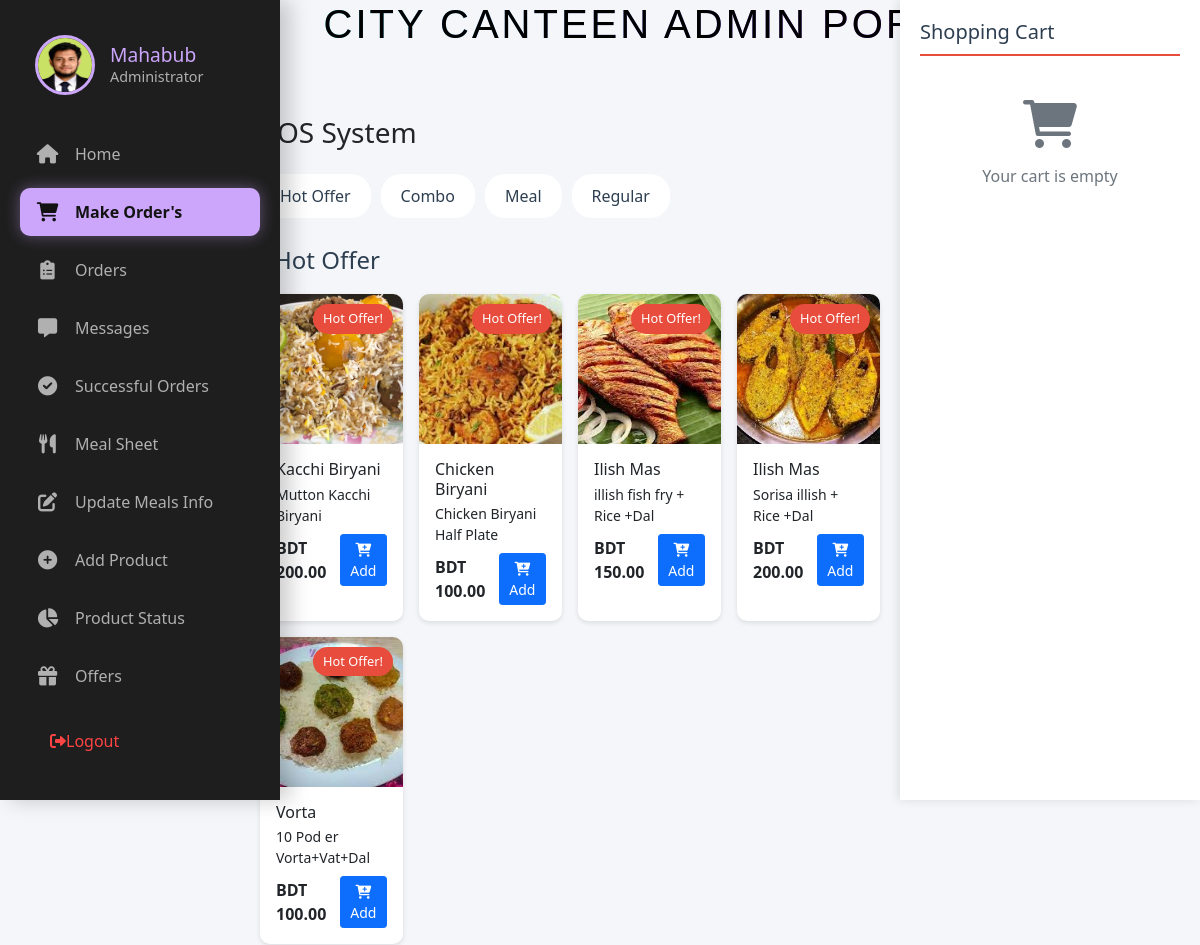
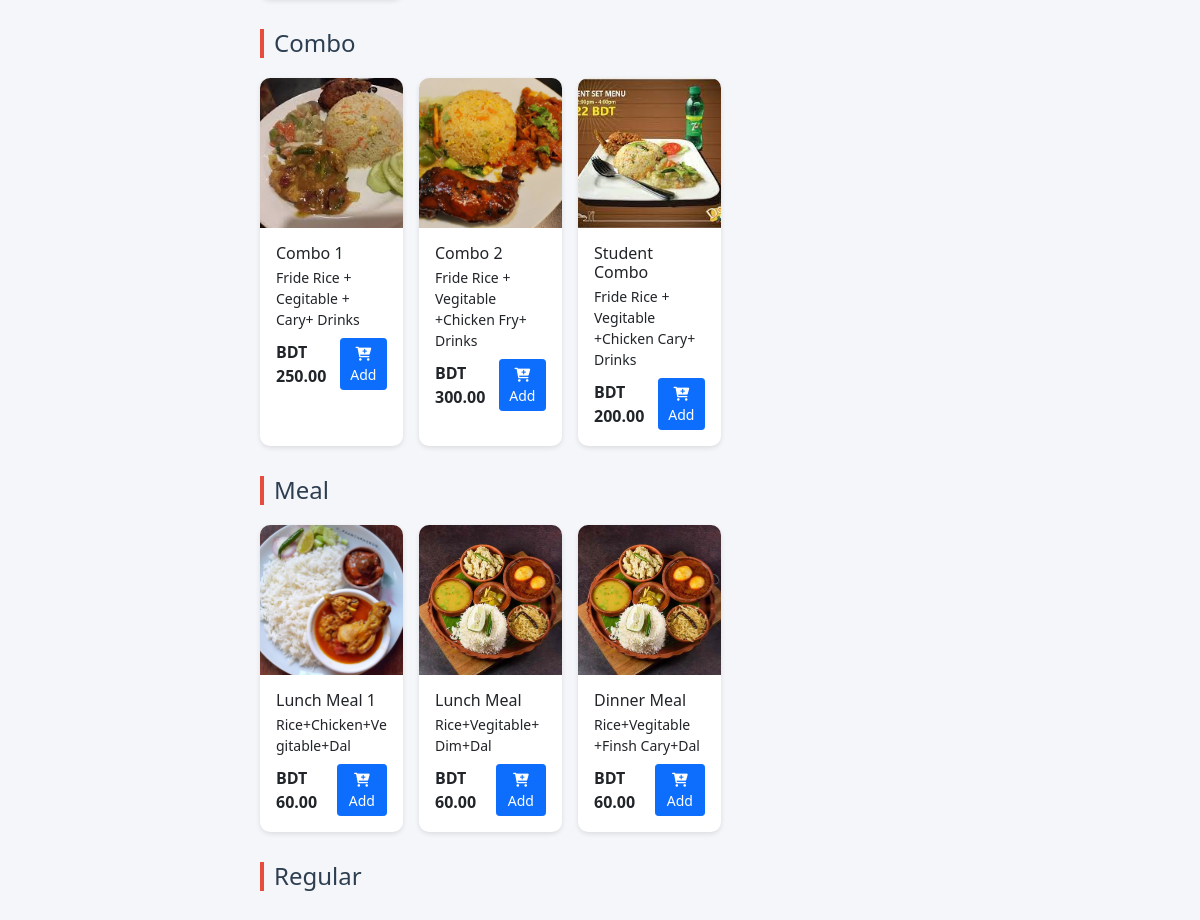
Page /model/admin_order.php (signed in) on the committed database (2 pictures, top to bottom).
### tables this page shows
CREATE TABLE `products` (
  `id` int(11) NOT NULL,
  `catagorey` varchar(100) DEFAULT NULL,
  `product_name` varchar(100) NOT NULL,
  `product_details` varchar(200) DEFAULT NULL,
  `price` decimal(10,2) NOT NULL,
  `product_image` varchar(255) DEFAULT NULL,
  `Active` int(10) NOT NULL DEFAULT 0
);

### model/admin_order.php (the view, shortened to what this page needs)
<?php
require_once '../db/db.php';
require_once '../menu/adminmenu.php';
$createTableSQL = "
    CREATE TABLE IF NOT EXISTS guest_customer (
        id INT(11) NOT NULL AUTO_INCREMENT PRIMARY KEY,
        customer_name VARCHAR(255) NOT NULL,
        phone_number VARCHAR(20) NOT NULL,
        total_orders INT DEFAULT 0,
        total_spent DECIMAL(10,2) DEFAULT 0.00,
        last_order_date DATETIME DEFAULT NULL,
        order_details JSON DEFAULT NULL,
        created_at TIMESTAMP DEFAULT CURRENT_TIMESTAMP
    )";
$conn->query($createTableSQL);
$categories = ['Hot Offer', 'Combo', 'Meal', 'Regular'];
$products_by_category = [];
foreach ($categories as $category) {
    $sql = "SELECT * FROM products WHERE catagorey = '$category' AND Active = 1";
    $result = $conn->query($sql);
    $products_by_category[$category] = $result->fetch_all(MYSQLI_ASSOC);
}
?>
<!DOCTYPE html>
<html lang="en">
<head>
    <link href="https://cdn.jsdelivr.net/npm/bootstrap@5.1.3/dist/css/bootstrap.min.css" rel="stylesheet">
    <link href="https://cdnjs.cloudflare.com/ajax/libs/font-awesome/6.0.0/css/all.min.css" rel="stylesheet">
</head>
<body>
<div class="main-content">
    <h3 class="mb-4">POS System</h3>
    <div class="category-tabs d-flex flex-wrap">
        <?php foreach($categories as $category): ?>
            <div class="category-tab mb-2" onclick="scrollToCategory('<?php echo $category; ?>')">
                <?php echo $category; ?>
            </div>
        <?php endforeach; ?>
    </div>
    <?php foreach($categories as $category): ?>
        <div id="<?php echo $category; ?>" class="category-section">
            <h4 class="category-title"><?php echo $category; ?></h4>
            <div class="row g-3">
                <?php foreach($products_by_category[$category] as $product): ?>
                    <div class="col-md-3">
                        <div class="card product-card">
                            <?php if($category === 'Hot Offer'): ?>
                                <span class="hot-offer-badge">Hot Offer!</span>
                            <?php endif; ?>
                            <img src="<?php echo htmlspecialchars($product['product_image']); ?>"
                                 class="card-img-top product-image"
                                 alt="<?php echo htmlspecialchars($product['product_name']); ?>">
                            <div class="card-body p-3">
                                <h6 class="card-title mb-1"><?php echo htmlspecialchars($product['product_name']); ?></h6>
                                <p class="card-text small mb-2"><?php echo htmlspecialchars($product['product_details']); ?></p>
                                <div class="d-flex justify-content-between align-items-center">
                                    <span class="fw-bold">BDT <?php echo number_format($product['price'], 2); ?></span>
                                    <form method="POST" class="d-inline">
                                        <button type="submit" class="btn btn-sm btn-primary">
                                            <i class="fas fa-cart-plus"></i> Add
                                        </button>
                                    </form>
                                </div>
                            </div>
                        </div>
                    </div>
                <?php endforeach; ?>
            </div>
        </div>
    <?php endforeach; ?>
</div>
<div class="cart-sidebar">
    <h5 class="cart-title">Shopping Cart</h5>
    <?php if(empty($_SESSION['cart'])): ?>
        <div class="text-center py-4">
            <i class="fas fa-shopping-cart fa-3x text-muted mb-3"></i>
            <p class="text-muted">Your cart is empty</p>
        </div>
    <?php endif; ?>
</div>
</body>
</html>

### menu/adminmenu.php (shortened to what this page needs)
<?php
$admin_id = $_SESSION["user_id"] ?? null;
require_once '../db/db.php';
$admin_query = "SELECT name, profile_picture FROM admins WHERE id = ?";
$stmt = mysqli_prepare($conn, $admin_query);
mysqli_stmt_bind_param($stmt, "i", $admin_id);
mysqli_stmt_execute($stmt);
$admin_result = mysqli_stmt_get_result($stmt);
$admin = mysqli_fetch_assoc($admin_result);
?>
<!DOCTYPE html>
<html lang="en">
<head>
    <link href="https://cdn.jsdelivr.net/npm/bootstrap@5.3.0/dist/css/bootstrap.min.css" rel="stylesheet">
    <link href="https://cdnjs.cloudflare.com/ajax/libs/font-awesome/6.0.0-beta3/css/all.min.css" rel="stylesheet">
</head>
<body>
    <h1>City Canteen Admin Portal</h1>
    <aside class="sidebar">
        <div class="admin-profile">
            <?php if(!empty($admin['profile_picture'])): ?>
                <img src="<?php echo htmlspecialchars($admin['profile_picture']); ?>" alt="Admin Profile">
            <?php else: ?>
                <img src="default-avatar.png" alt="Default Profile">
            <?php endif; ?>
            <div class="admin-profile-info">
                <h3><?php echo htmlspecialchars($admin['name']); ?></h3>
                <p>Administrator</p>
            </div>
        </div>
        <ul class="nav-menu">
            <li>
                <a href="admin.php" class="<?php echo (basename($_SERVER['PHP_SELF']) == 'admin.php') ? 'active' : ''; ?>">
                    <i class="fa fa-home"></i>
                    Home
                </a>
            </li>
            <li>
                <a href="admin_order.php" class="<?php echo (basename($_SERVER['PHP_SELF']) == 'admin_order.php') ? 'active' : ''; ?>">
                <i class="fas fa-shopping-cart"></i> Make Order's
                </a>
            </li>
            <li>
                <a href="orders.php" class="<?php echo (basename($_SERVER['PHP_SELF']) == 'orders.php') ? 'active' : ''; ?>">
                    <i class="fas fa-clipboard-list"></i>
                    Orders
                </a>
            </li>
             <li>
                <a href="message_management.php" class="<?php echo (basename($_SERVER['PHP_SELF']) == 'message_management.php') ? 'active' : ''; ?>">
                    <i class="fa-solid fa-message"></i>
                    Messages
                </a>
            </li>
            <li>
                <a href="order_success.php" class="<?php echo (basename($_SERVER['PHP_SELF']) == 'order_success.php') ? 'active' : ''; ?>">
                    <i class="fas fa-check-circle"></i>
                    Successful Orders
                </a>
            </li>
            <li>
                <a href="meal-sheet.php" class="<?php echo (basename($_SERVER['PHP_SELF']) == 'meal-sheet.php') ? 'active' : ''; ?>">
                    <i class="fas fa-utensils"></i>
                    Meal Sheet
                </a>
            </li>
            <li>
                <a href="meal_update.php" class="<?php echo (basename($_SERVER['PHP_SELF']) == 'meal_update.php') ? 'active' : ''; ?>">
                    <i class="fas fa-edit"></i>
                    Update Meals Info
                </a>
            </li>
            <li>
                <a href="add_product.php" class="<?php echo (basename($_SERVER['PHP_SELF']) == 'add_product.php') ? 'active' : ''; ?>">
                    <i class="fas fa-plus-circle"></i>
                    Add Product
                </a>
            </li>
            <li>
                <a href="active_status.php" class="<?php echo (basename($_SERVER['PHP_SELF']) == 'active_status.php') ? 'active' : ''; ?>">
                    <i class="fas fa-chart-pie"></i>
                    Product Status
                </a>
            </li>
            <li>
                <a href="create_offer.php" class="<?php echo (basename($_SERVER['PHP_SELF']) == 'create_offer.php') ? 'active' : ''; ?>">
                    <i class="fa fa-gift"></i>
                    Offers
                </a>
            </li>
            <li>
                <a href="../model/admin_profile.php" class="<?php echo (basename($_SERVER['PHP_SELF']) == 'admin_profile.php') ? 'active' : ''; ?>">
                </a>
            </li>
        </ul>
        <div class="logout-btn">
            <a href="../model/logout.php">
                <i class="fas fa-sign-out-alt"></i>
                Logout
            </a>
        </div>
    </aside>
    <main class="content">
    </main>
</body>
</html>

### menu/adminmenu.php (style rules this page uses)
:root { --bg-primary: #121212; --bg-secondary: #1e1e1e; --text-primary: #ffffff; --text-secondary: #b0b0b0; --accent-primary: rgb(204, 166, 251); --accent-secondary: #03dac6; --error-color: #ff4444; }
* { margin: 0; padding: 0; box-sizing: border-box; }
body { font-family: 'Inter', 'Segoe UI', sans-serif; background-color: var(--bg-primary); color: var(--text-primary); line-height: 1.6; overflow-x: hidden; }
.sidebar { position: fixed; left: 0; top: 0; height: 100vh; width: 280px; background-color: var(--bg-secondary); padding: 20px; transition: transform 0.3s ease; z-index: 1000; box-shadow: 10px 0 20px rgba(0,0,0,0.2); overflow-y: auto; }
.admin-profile { position: sticky; top: 0; background: var(--bg-secondary); z-index: 10; padding: 15px; border-radius: 12px; margin-bottom: 20px; display: flex; align-items: center; transition: background 0.3s ease; }
.admin-profile img { width: 60px; height: 60px; border-radius: 50%; margin-right: 15px; border: 3px solid var(--accent-primary); }
.admin-profile-info { flex-grow: 1; }
.admin-profile-info h3 { margin: 0; font-size: 1.2rem; color: var(--accent-primary); }
.admin-profile-info p { margin: 0; color: var(--text-secondary); font-size: 0.9rem; }
.nav-menu { list-style: none; padding: 0; }
.nav-menu li { margin-bottom: 10px; }
.nav-menu a { display: flex; align-items: center; color: var(--text-secondary); text-decoration: none; padding: 12px 15px; border-radius: 10px; transition: all 0.3s ease; position: relative; }
.nav-menu a.active { background: var(--accent-primary); color: var(--bg-primary); font-weight: bold; box-shadow: 0 0 15px rgba(204, 166, 251, 0.4); }
.nav-menu a i { margin-right: 15px; font-size: 1.2rem; width: 25px; text-align: center; }
.logout-btn { position: sticky; bottom: 0; background: var(--bg-secondary); padding: 15px; margin-top: 25px; }
.logout-btn a { display: flex; align-items: center; color: #ff4444; text-decoration: none; padding: 12px 15px; border-radius: 5px; transition: all 0.3s ease; }
.content { margin-left: 280px; padding: 20px; transition: margin-left 0.3s ease; }
h1 { font-family: 'Arial', sans-serif; font-size: 3rem; color: #00ffea; text-align: center; text-transform: uppercase; letter-spacing: 3px; animation: glow 2s infinite alternate, float 4s infinite ease-in-out; background: linear-gradient(90deg, #00ffea, #ff00ff, #00ffea); background-size: 200% 200%; -webkit-background-clip: text; color: transparent; position: relative; overflow: hidden; margin-left: 10%; margin-top:2%; }

### model/admin_order.php (style rules this page uses)
:root { --primary-color: #2c3e50; --secondary-color: #34495e; --accent-color: #e74c3c; }
body { background-color: #f5f6fa; }
.main-content { margin-left: 20%; margin-right: 300px; padding: 20px; }
.category-section { margin-bottom: 30px; }
.category-title { color: var(--primary-color); border-left: 4px solid var(--accent-color); padding-left: 10px; margin-bottom: 20px; }
.product-card { transition: all 0.3s ease; height: 100%; border: none; border-radius: 10px; box-shadow: 0 2px 5px rgba(0,0,0,0.1); }
.product-image { height: 150px; object-fit: cover; border-top-left-radius: 10px; border-top-right-radius: 10px; }
.cart-sidebar { position: fixed; right: 0; top: 0; width: 300px; height: 100vh; background: white; box-shadow: -2px 0 10px rgba(0,0,0,0.1); padding: 20px; overflow-y: auto; }
.cart-title { color: var(--primary-color); border-bottom: 2px solid var(--accent-color); padding-bottom: 10px; margin-bottom: 20px; }
.hot-offer-badge { position: absolute; top: 10px; right: 10px; background-color: var(--accent-color); color: white; padding: 5px 10px; border-radius: 15px; font-size: 0.8rem; }
.category-tabs { margin-bottom: 20px; }
.category-tab { padding: 10px 20px; margin-right: 10px; border-radius: 20px; background-color: #fff; color: var(--primary-color); cursor: pointer; transition: all 0.3s ease; }
h1 { color:black; top: 2%; font-weight: 600px; }

### rows in the picture
products: shows "Hot Offer!", product_image (picture), product_name "Kacchi Biryani", product_details "Mutton Kacchi Biryani", price "200.00"
products: shows "Hot Offer!", product_image (picture), product_name "Chicken Biryani", product_details "Chicken Biryani Half Plate", price "100.00"
products: shows "Hot Offer!", product_image (picture), product_name "Ilish Mas", product_details "illish fish fry + Rice +Dal", price "150.00"
products: shows "Hot Offer!", product_image (picture), product_name "Ilish Mas", product_details "Sorisa illish + Rice +Dal", price "200.00"
products: shows "Hot Offer!", product_image (picture), product_name "Vorta", product_details "10 Pod er Vorta+Vat+Dal", price "100.00"
products: product_image (picture), product_name "Combo 1", product_details "Fride Rice + Cegitable + Cary+ Drinks", price "250.00"
products: product_image (picture), product_name "Combo 2", product_details "Fride Rice + Vegitable +Chicken Fry+ Drinks", price "300.00"
products: product_image (picture), product_name "Student Combo", product_details "Fride Rice + Vegitable +Chicken Cary+ Drinks", price "200.00"
products: product_image (picture), product_name "Lunch Meal 1", product_details "Rice+Chicken+Vegitable+Dal", price "60.00"
products: product_image (picture), product_name "Lunch Meal", product_details "Rice+Vegitable+Dim+Dal", price "60.00"
products: product_image (picture), product_name "Dinner Meal", product_details "Rice+Vegitable +Finsh Cary+Dal", price "60.00"

### other values in the picture
$admin['name'] "Mahabub"
$category "Hot Offer"
$category "Combo"
$category "Meal"
$category "Regular"
